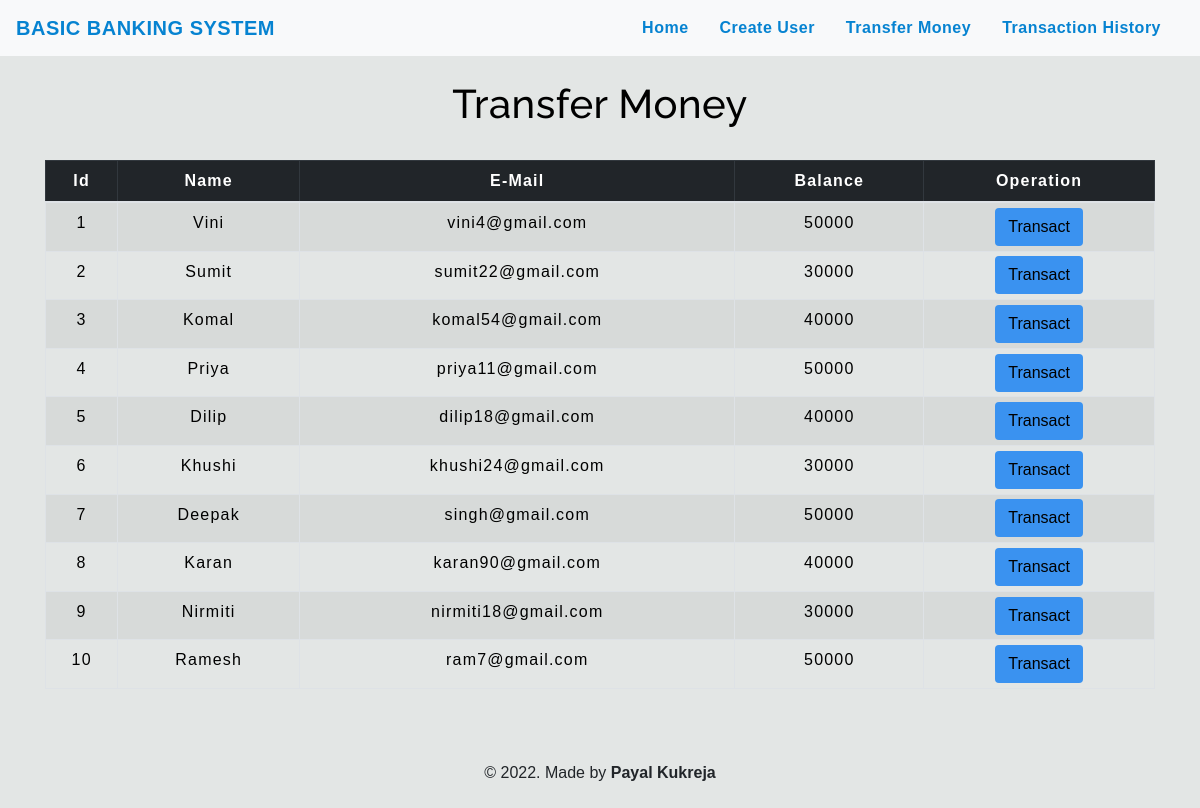
/transfer.php, run on the app's committed database.
### tables this page shows
CREATE TABLE `users` (
  `id` int(3) NOT NULL,
  `name` text NOT NULL,
  `email` varchar(30) NOT NULL,
  `balance` int(8) NOT NULL
);

### transfer.php (the view, shortened to what this page needs)
<!DOCTYPE html>
<html lang="en">
<head>
    <link rel="stylesheet" href="https://maxcdn.bootstrapcdn.com/bootstrap/4.0.0/css/bootstrap.min.css">
    <link rel="stylesheet" type="text/css" href="css/table.css">
    <link rel="stylesheet" type="text/css" href="css/navbar.css">
</head>
<body style="background-color : #e3e6e5;">
<?php
    $sql = "SELECT * FROM users";
    $result = mysqli_query($conn,$sql);
?>
<?php
  include 'navbar.php';
?>
<div class="container">
        <h2 class="text-center pt-4" style="color : black;" >Transfer Money</h2>
        <br>
            <div class="row">
                <div class="col">
                    <div class="table-responsive-sm">
                    <table class="table table-hover table-sm table-striped table-condensed table-bordered" style="border-color:black;">
                        <thead class="table-dark">
                            <tr>
                            <th scope="col" class="text-center py-2">Id</th>
                            <th scope="col" class="text-center py-2">Name</th>
                            <th scope="col" class="text-center py-2">E-Mail</th>
                            <th scope="col" class="text-center py-2">Balance</th>
                            <th scope="col" class="text-center py-2">Operation</th>
                            </tr>
                        </thead>
                        <tbody>
                <?php
                    while($rows=mysqli_fetch_assoc($result)){
                ?>
                    <tr style="color : black;">
                        <td class="py-2"><?php echo $rows['id'] ?></td>
                        <td class="py-2"><?php echo $rows['name']?></td>
                        <td class="py-2"><?php echo $rows['email']?></td>
                        <td class="py-2"><?php echo $rows['balance']?></td>
                        <td><a href="userdetail.php?id= <?php echo $rows['id'] ;?>"> <button type="button" class="btn" style="background-color : #3a92f0;">Transact</button></a></td>
                    </tr>
                <?php
                    }
                ?>
                        </tbody>
                    </table>
                    </div>
                </div>
            </div>
         </div>
         <footer class="text-center mt-5 py-2">
        <p>&copy 2022. Made by <b>Payal Kukreja </b></p>
      </footer>
</body>
</html>

### navbar.php (shortened to what this page needs)
<nav class="navbar navbar-expand-md navbar-light bg-light">
<a class="navbar-brand" href="index.php" style="color : #0683d1;"><b>BASIC BANKING SYSTEM</b></a>
<div class="collapse navbar-collapse" id="collapsibleNavbar">
      <ul class="navbar-nav ml-auto">
        <li class="nav-item">
          <a class="nav-link" href="index.php" style="color : #0683d1;"><b>Home</b></a>
        </li>
        <li class="nav-item">
          <a class="nav-link" href="create.php" style="color : #0683d1;"><b>Create User</b></a>
        </li>
        <li class="nav-item">
          <a class="nav-link" href="transfer.php" style="color : #0683d1;"><b>Transfer Money</b></a>
        </li>
        <li class="nav-item">
          <a class="nav-link" href="history.php" style="color : #0683d1;"><b>Transaction History</b></a>
        </li>
    </div>
 </nav>

### css/table.css (style rules this page uses)
* { padding: 0; margin: 0; box-sizing: border-box; font-family: sans-serif; }
h2 { font-size: 40px; }
table { letter-spacing: 1.2px; }
td { text-align: center; }
button { border:none; background: #d9d9d9; transition: 1s; }

### css/navbar.css (style rules this page uses)
.nav-link { margin-right: 15px; color:#2F363F; letter-spacing: 0.5px; transition: 0.5s; }
.navbar-brand { color: #4C4B4B; letter-spacing: 0.5px; }
h2 { color: #4C4B4B; letter-spacing: 0.5px; font-family: raleway; }

### transfer.php (style rules this page uses)
button { transition: 1.5s; }

### data on the page
users: id "1", name "Vini", email "vini4@gmail.com", balance "50000"
users: id "2", name "Sumit", email "sumit22@gmail.com", balance "30000"
users: id "3", name "Komal", email "komal54@gmail.com", balance "40000"
users: id "4", name "Priya", email "priya11@gmail.com", balance "50000"
users: id "5", name "Dilip", email "dilip18@gmail.com", balance "40000"
users: id "6", name "Khushi", email "khushi24@gmail.com", balance "30000"
users: id "7", name "Deepak", email "singh@gmail.com", balance "50000"
users: id "8", name "Karan", email "karan90@gmail.com", balance "40000"
users: id "9", name "Nirmiti", email "nirmiti18@gmail.com", balance "30000"
users: id "10", name "Ramesh", email "ram7@gmail.com", balance "50000"
